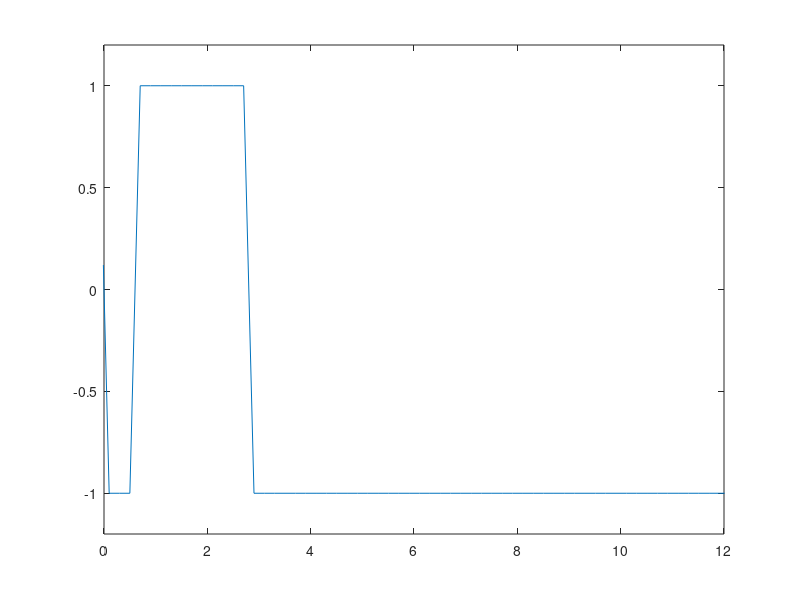

The MATLAB source for this figure:
EqNo=1;
%a= (EqNo==1)
%b= (EqNo==2)
%c= (EqNo==3)
FirstF = @(x) ((EqNo==1).*(20.*exp(-4*x)-36.*exp(-2.*x)+18.*exp(-x)-1))...
    +((EqNo==2).*((x.^5)+100.*cos(2.*x)))...
    +0.*((EqNo==3).*((10./(x-2))-90.*exp(-x./2)));
X2 = linspace(-100,100,1000);
Y1 = FirstF(X2);
Y2 = sign(Y1);
plot(X2,Y2)
axis([0,12,-1.2,1.2])

